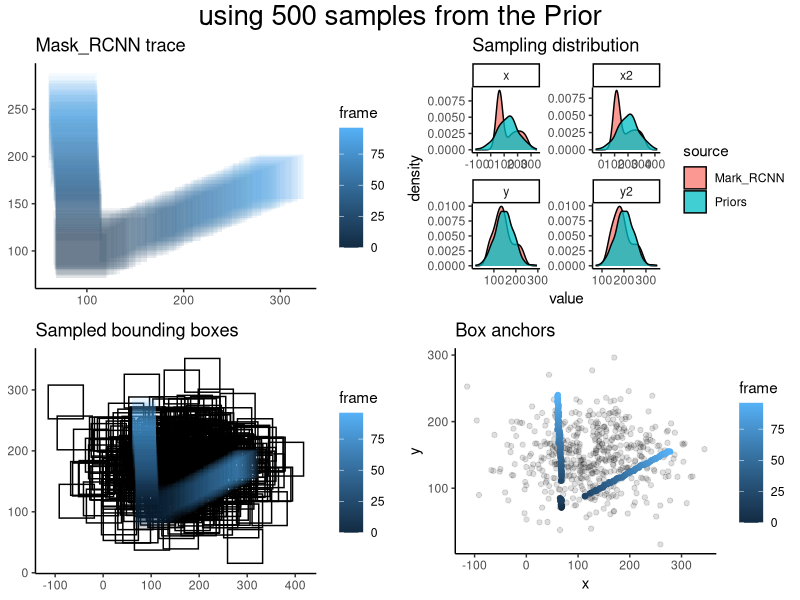
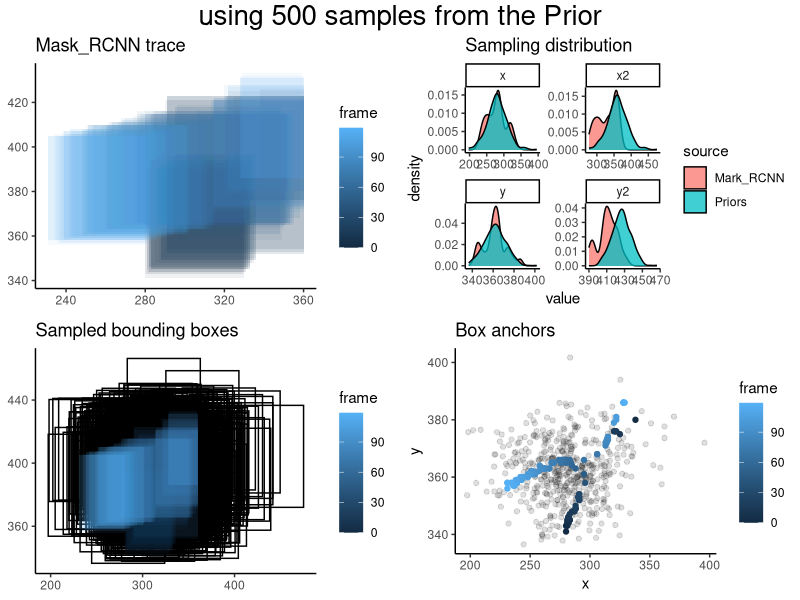
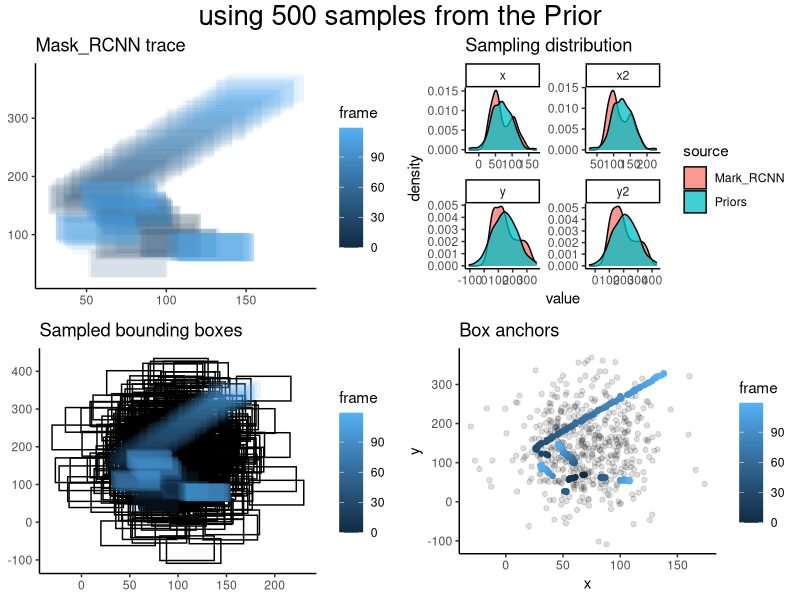
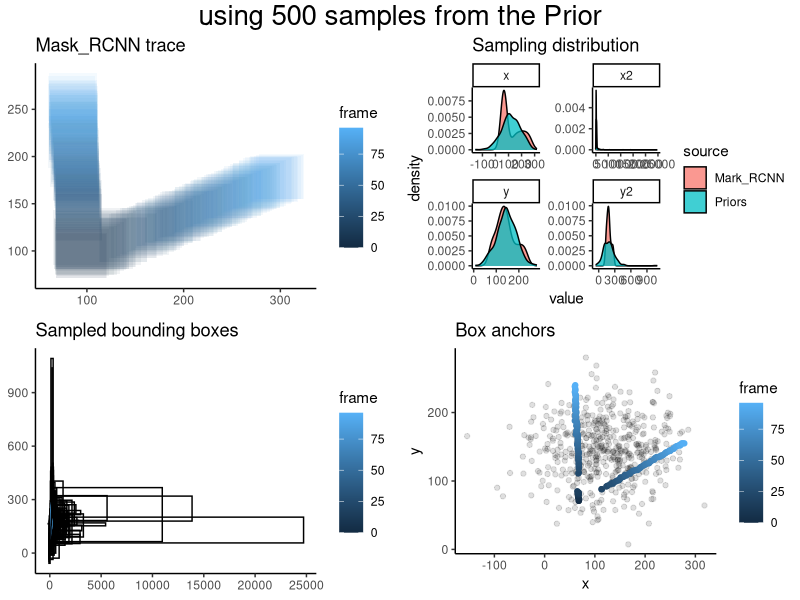
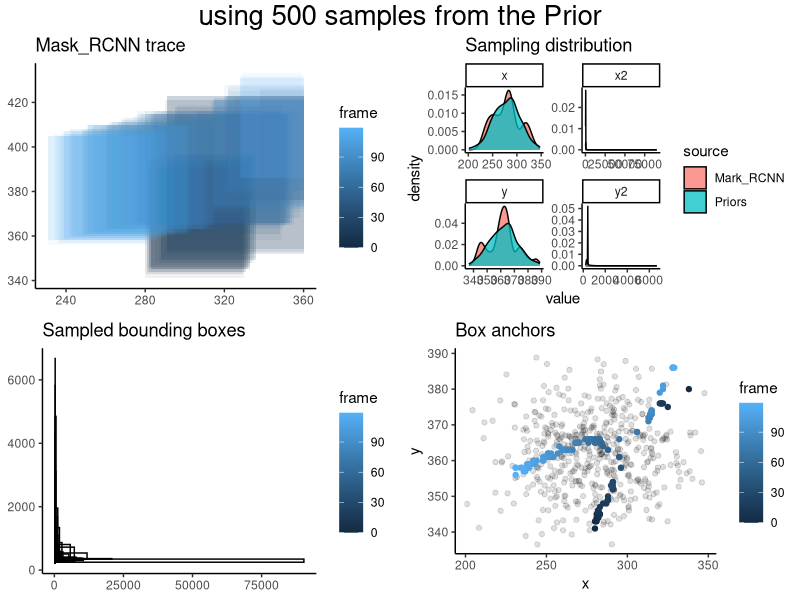

Generate these figures, in order, with R:
library(tidyverse)
library(gtable)
library(grid)
library(gridExtra)

PlotDiagnostics <- function(Network, Priors){
  p1 <- ggplot(Network,aes(xmin=x,ymin=y,xmax=x2,ymax=y2,fill=frame))+geom_rect(alpha=1/16)+
    theme_classic()+ggtitle("Mask_RCNN trace")
  TA <- Priors %>%
    gather(variable,value,x,y,x2,y2) %>%
    dplyr::select(-distx,-disty) %>% mutate(source="Priors")
  TB <- gather(Network,variable,value,x,y,x2,y2) %>%
    dplyr::select(-frame,-id,-score) %>% mutate(source="Mark_RCNN")
  Full <- rbind(TA,TB)
  p2 <- Full %>%
    ggplot(aes(value,fill=source))+geom_density(alpha=3/4)+theme_classic()+
    facet_wrap(~variable,scales="free")+
    ggtitle("Sampling distribution")
  p3 <- Priors %>% ggplot(aes(xmin=x,ymin=y,xmax=x2,ymax=y2))+
    geom_rect(alpha=0,color="#000000",alpha=1/64)+theme_classic()+
    geom_rect(data=Network,aes(xmin=x,ymin=y,xmax=x2,ymax=y2,fill=frame),alpha=1/16)+
    ggtitle("Sampled bounding boxes")
  p4 <- Priors %>% ggplot(aes(x,y))+geom_point(alpha=1/8)+
    theme_classic()+
    geom_point(data=Network,aes(x,y,color=frame))+
    ggtitle("Box anchors")
  Title = paste("using",nrow(Priors),"samples from the Prior")
  grid.arrange(p1,p2,p3,p4,ncol=2,
               top = textGrob(Title,gp=gpar(fontsize=20,font=1)))  
}

GaussianPrior <- function(Network, sampleno){
  Samples <- data.frame(
    x = rnorm(sampleno, mean(Network$x), sd(Network$x)),
    y = rnorm(sampleno, mean(Network$y), sd(Network$y)),
    distx = rnorm(sampleno, mean(Network$x2-Network$x), sd(Network$x2-Network$x)),
    disty = rnorm(sampleno, mean(Network$y2-Network$y), sd(Network$y2-Network$y))
  ) %>% mutate(x2=x+max(0,distx),y2=y+max(0,disty))
}
LogNormalPrior <- function(Network, sampleno){
  Samples <- data.frame(
    x = rnorm(sampleno, mean(Network$x), sd(Network$x)),
    y = rnorm(sampleno, mean(Network$y), sd(Network$y)),
    distx = rlnorm(sampleno, log(mean(Network$x2-Network$x)), log(sd(Network$x2-Network$x))),
    disty = rlnorm(sampleno, log(mean(Network$y2-Network$y)), log(sd(Network$y2-Network$y)))
  ) %>% mutate(x2=x+distx,y2=x+disty) %>% tbl_df
}


NetOutput_DivergenceA <- read_csv("../TestImages/Balls_2_DivergenceA/Balls_2_DivergenceA_DetectedObjects.csv")
NetOutput_ContactB <- read_csv("../TestImages/Balls_2_ContactB/Balls_2_ContactB_DetectedObjects.csv")
NetOutput_ClownCar <- read_csv("../TestImages/Balls_4_Clowncar/Balls_4_Clowncar_DetectedObjects.csv")

# Option 1: Gaussian distribution!
PlotDiagnostics(NetOutput_DivergenceA,GaussianPrior(NetOutput_DivergenceA,500))
PlotDiagnostics(NetOutput_ContactB,GaussianPrior(NetOutput_ContactB,500))
PlotDiagnostics(NetOutput_ClownCar,GaussianPrior(NetOutput_ClownCar,500))
# Option 2: Log-normal to prevent proposing zero-heigh boxes.
PlotDiagnostics(NetOutput_DivergenceA,LogNormalPrior(NetOutput_DivergenceA,500))
PlotDiagnostics(NetOutput_ContactB,LogNormalPrior(NetOutput_ContactB,500))

